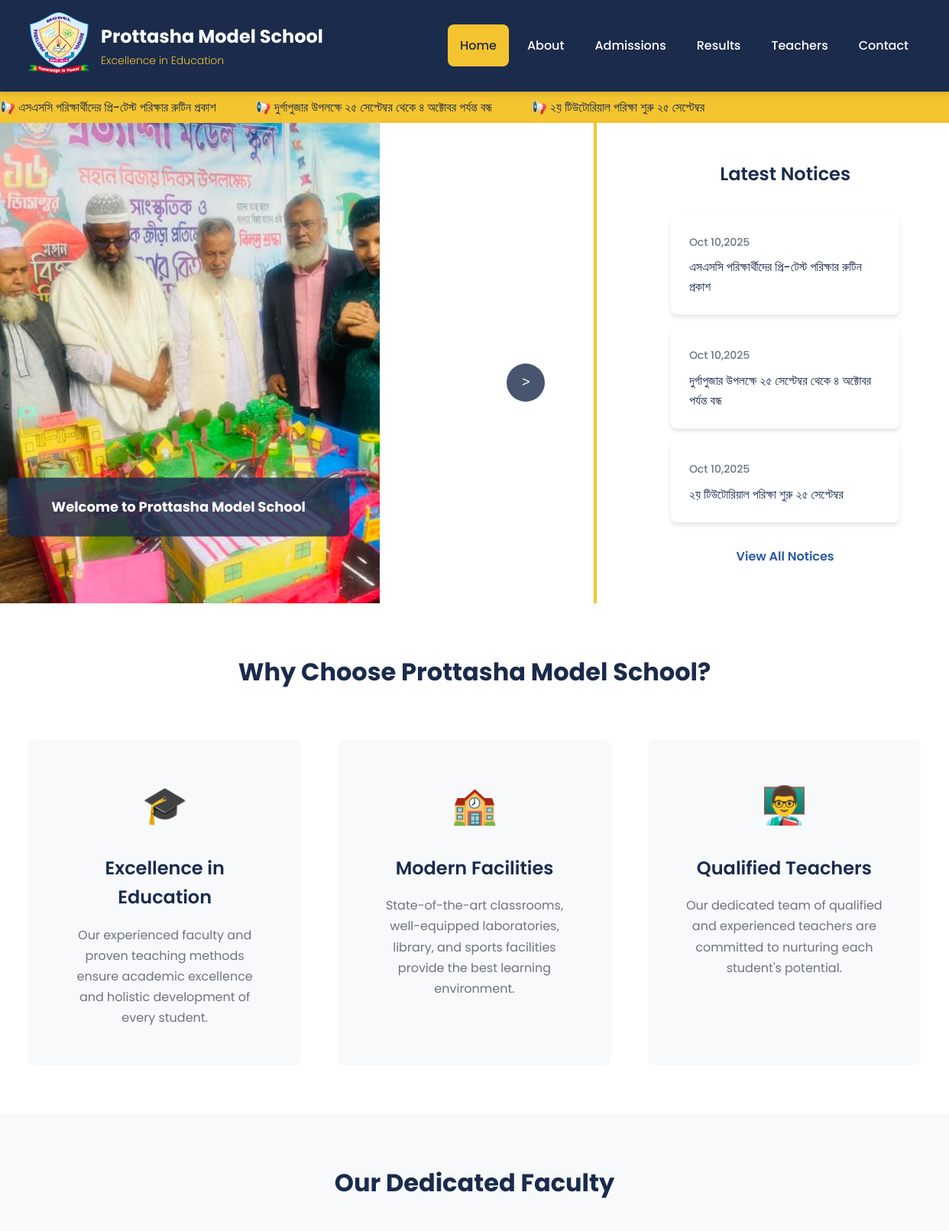
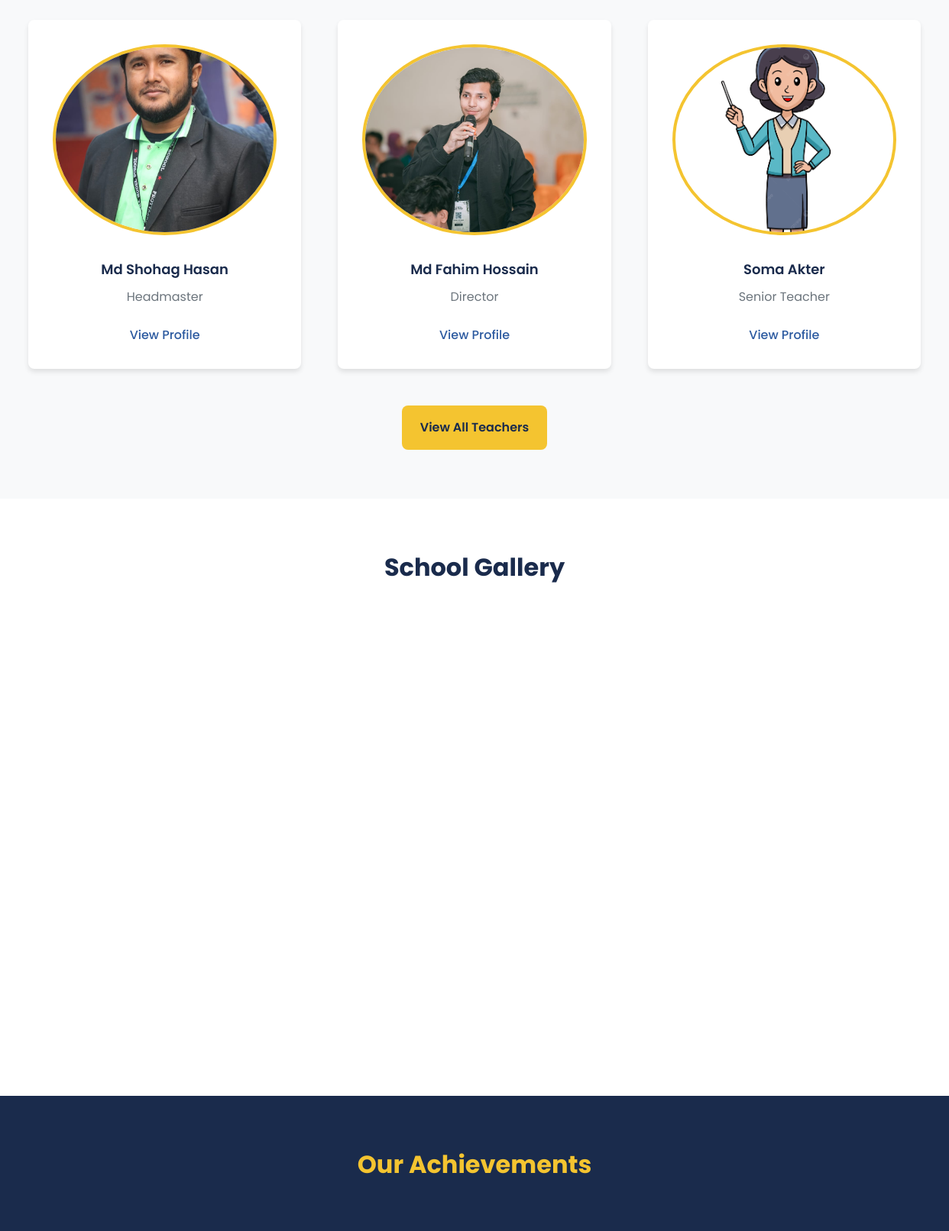
The page / (upper part) on the database its author committed (2 pictures, top to bottom).
### pweb/models.py (models this page shows, shortened)
class About(models.Model):
    STATUS_CHOICES = (
        ('draft', 'Draft'),
        ('published', 'Published'),
    )
    name = models.CharField(max_length=255)
    logo = models.ImageField(upload_to='Logo/', blank=True, null=True)
    slogan = models.CharField(max_length=255, blank=True, null=True)
    mobile_no = models.CharField(max_length=20, blank=True, null=True, help_text="Enter mobile number")
    email = models.EmailField(blank=True, null=True)
    address = models.TextField(blank=True, null=True)
    facebook = models.URLField(blank=True, null=True)
    twitter = models.URLField(blank=True, null=True)
    instragram = models.URLField(blank=True, null=True)
    longtitude = models.CharField(max_length=50, blank=True, null=True)
    latitude = models.CharField(max_length=50, blank=True, null=True)
    updated_at = models.DateTimeField(auto_now=True)
    content = models.TextField(blank=True, null=True)
    status = models.CharField(max_length=10, choices=STATUS_CHOICES, default='published')

class Notice(models.Model):
    STATUS_CHOICES = (
        ('draft', 'Draft'),
        ('published', 'Published'),
    )
    PRIORITY_CHOICES = (
        ('low', 'Low'),
        ('medium', 'Medium'),
        ('high', 'High'),
    )
    TOPIC_CHOICES = (
        ('admission', 'ADMISSION'),
        ('exam', 'EXAM'),
        ('event', 'EVENT'),
        ('holiday', 'HOLIDAY'),
        ('general', 'GENERAL'),
    )
    title = models.CharField(max_length=255)
    notice_no = models.CharField(max_length=100)
    slug = models.SlugField(unique=True, blank=True)
    content = RichTextUploadingField()
    created_at = models.DateTimeField(auto_now_add=True)
    updated_at = models.DateTimeField(auto_now=True)
    attachment = models.FileField(upload_to='attachments/', blank=True, null=True)
    status = models.CharField(max_length=10, choices=STATUS_CHOICES, default='published')
    priority = models.CharField(max_length=10, choices=PRIORITY_CHOICES, default='medium')
    topic = models.CharField(max_length=10, choices=TOPIC_CHOICES, default='general')

class Teachers(models.Model):
    STATUS_CHOICES = (
        ('draft', 'Draft'),
        ('published', 'Published'),
    )
    name = models.CharField(max_length=255)
    tslug = models.SlugField(blank=True, unique=True, null=True)
    photo = models.ImageField(upload_to='Teachers/', blank=True, null=True)
    designation = models.CharField(max_length=100, blank=True, null=True)
    email = models.EmailField(blank=True, null=True)
    phone = models.CharField(max_length=20, blank=True, null=True)
    experience = models.TextField(blank=True, null=True, help_text="Example: 5 years")
    created_at = models.DateTimeField(auto_now_add=True)
    updated_at = models.DateTimeField(auto_now=True)
    about = RichTextUploadingField(blank=True, null=True)
    education = models.TextField(blank=True, null=True, help_text="Write educational qualification as text / paragraph here")
    subject = models.CharField(max_length=100, blank=True, null=True, help_text="mathematics, science, English, Bangla, Social-science, Ict, Islam etc")
    Specialization1 = models.TextField(blank=True, null=True)
    Specialization2 = models.TextField(blank=True, null=True)
    Specialization3 = models.TextField(blank=True, null=True)
    achievements1 = models.TextField(blank=True, null=True)
    achievements2 = models.TextField(blank=True, null=True)
    achievements3 = models.TextField(blank=True, null=True)
    status = models.CharField(max_length=10, choices=STATUS_CHOICES, default='published')
    trank = models.IntegerField(default=0, help_text="Rank will determine the order of apparance, Lower the rank, higher the appparance")

class Gallary(models.Model):
    STATUS_CHOICES = (
        ('draft', 'Draft'),
        ('published', 'Published'),
    )
    title = models.CharField(max_length=255)
    image = models.ImageField(upload_to='Gallary/', blank=True, null=True)
    created_at = models.DateTimeField(auto_now_add=True)
    updated_at = models.DateTimeField(auto_now=True)
    description = models.TextField(blank=True, null=True)
    status = models.CharField(max_length=10, choices=STATUS_CHOICES, default='published')

### pweb/views.py (the view)
# urls.py: 2. Add a URL to urlpatterns:  path('', views.home, name='home')
def home(request):
    sdata = About.objects.first()
    hnotices = Notice.objects.filter().order_by('-created_at')[:5]
    teachers = Teachers.objects.all()
    gallery = Gallary.objects.filter().order_by('-created_at')[:6]
    for t in teachers:
        t.slug = slugify(t.name)  # runtime slug
    return render(request, 'home.html', {'sdata': sdata, 'hnotices': hnotices, 'teachers': teachers, 'gallery': gallery})

### templates/home.html (shortened to what this page needs)
{% extends 'base.html' %}
{% load static %}
{% block content %}
    <div class="notice-marquee">
        <div class="marquee-content">
            {% for notice in hnotices %}
            <span><a href="{% url 'notice_detail' notice.slug %}">📢 {{notice.title}}</a></span>
            {% endfor %}
        </div>
    </div>
    <main>
  <section class="hero-notice-container">
    <div class="hero-section">
      <div class="hero-slider">
        <div class="slide active">
          <img src="{% static 'images/school_fest.jpg' %}" alt="Prottasha Model School Campus">
          <div class="slide-content">
            <h2>Welcome to Prottasha Model School</h2>
          </div>
        </div>
      </div>
      <div class="slider-controls">
        <button class="prev-btn" aria-label="Previous slide">&lt;</button>
        <button class="next-btn" aria-label="Next slide">&gt;</button>
      </div>
      <div class="slider-dots">
      </div>
    </div>
    <div class="notice-section">
      <div class="container">
        <div class="notice-content">
          <h3>Latest Notices</h3>
          <div class="notice-list">
            {% for notice in hnotices %}
            <article class="notice-item">
              <time datetime="{{notice.created_at|date:'M d,Y'}}">{{notice.created_at|date:'M d,Y'}}</time>
              <h4><a href="{% url 'notice_detail' notice.slug %}">{{notice.title}}</a></h4>
            </article>
            {% endfor %}
          </div>
          <a href="{% url 'notices' %}" class="view-all-link">View All Notices</a>
        </div>
      </div>
    </div>
  </section>
        <section class="why-prottasha">
            <div class="container">
                <h2>Why Choose Prottasha Model School?</h2>
                <div class="features-grid">
                    <div class="feature-card">
                        <div class="feature-icon">🎓</div>
                        <h3>Excellence in Education</h3>
                        <p>Our experienced faculty and proven teaching methods ensure academic excellence and holistic development of every student.</p>
                    </div>
                    <div class="feature-card">
                        <div class="feature-icon">🏫</div>
                        <h3>Modern Facilities</h3>
                        <p>State-of-the-art classrooms, well-equipped laboratories, library, and sports facilities provide the best learning environment.</p>
                    </div>
                    <div class="feature-card">
                        <div class="feature-icon">👨‍🏫</div>
                        <h3>Qualified Teachers</h3>
                        <p>Our dedicated team of qualified and experienced teachers are committed to nurturing each student's potential.</p>
                    </div>
                </div>
            </div>
        </section>
        <section class="teachers-panel">
            <div class="container">
                <h2>Our Dedicated Faculty</h2>
                <div class="teachers-grid">
                    {% for teacher in teachers %}
                    <div class="teacher-card">
                        {% if teacher.photo %}
                        <img src="{{ teacher.photo.url }}" alt="{{teacher.name}}">
                        {% else %}
                        <img src="/placeholder.svg?height=200&width=200" alt="{{teacher.name}}">
                        {% endif %}
                        <h3>{{teacher.name}}</h3>
                        <p>{{teacher.designation}}</p>
                        <a href="{% url 'teacher_detail' teacher.tslug %}" class="teacher-link">View Profile</a>
                    </div>
                    {% endfor %}
                </div>
                <div class="teachers-cta">
                    <a href="{% url 'teachers' %}" class="cta-button">View All Teachers</a>
                </div>
            </div>
        </section>
        <section class="gallery-section">
            <div class="container">
                <h2>School Gallery</h2>
                <div class="gallery-grid">
                    {% for g in gallery %}
                    <div class="gallery-item">
                        {% if g.image %}
                        <img src="{{ g.image.url }}" alt="{{ g.title }}">
                        {% else %}
                        <img src="/placeholder.svg?height=200&width=200" alt="{{ g.title }}">
                        {% endif %}
                    </div>
                    {% endfor %}
                </div>
            </div>
        </section>
        <section class="achievements">
            <div class="container">
                <h2>Our Achievements</h2>
            </div>
        </section>
    </main>
{% endblock %}

### templates/base.html (shortened to what this page needs)
{% load static %}
<!DOCTYPE html>
<html lang="en">
<head>
    <link rel="stylesheet" href="{% static 'css/styles.css' %}">
</head>
<body>
    <header class="header">
        <div class="container">
            <div class="header-content">
                <div class="headerleft">
                <div class="logo">
                    <img src="{{sdata.logo.url}}" alt="Prottasha Model School Logo">
                </div>
                <div class="school-name">
                    <h1>Prottasha Model School</h1>
                    <p>Excellence in Education</p>
                </div>
                </div>
                 <nav class="nav">
                <ul class="nav-list">
                    <li><a href="{% url 'home' %}" class="nav-link {% if request.resolver_match.url_name == 'home' %}active{% endif %}">Home</a></li>
                    <li><a href="{% url 'about' %}" class="nav-link {% if request.resolver_match.url_name == 'about' %}active{% endif %}">About</a></li>
                    <li><a href="{% url 'admission' %}" class="nav-link {% if request.resolver_match.url_name == 'admission' %}active{% endif %}">Admissions</a></li>
                    <li><a href="{% url 'results' %}" class="nav-link {% if request.resolver_match.url_name == 'results' %}active{% endif %}">Results</a></li>
                    <li><a href="{% url 'teachers' %}" class="nav-link {% if request.resolver_match.url_name == 'teachers' %}active{% endif %}">Teachers</a></li>
                    <li><a href="{% url 'contact' %}" class="nav-link {% if request.resolver_match.url_name == 'contact' %}active{% endif %}">Contact</a></li>
                </ul>
                </nav>
            </div>
        </div>
    </header>
{% block content %}
{% endblock %}
</body>
</html>

### rows shown on the page
About: logo (picture)
Notice: title "এসএসসি পরিক্ষার্থীদের প্রি-টেস্ট পরিক্ষার রুটিন প্রকাশ", created_at "Oct 10,2025"
Notice: title "দুর্গাপুজার উপলক্ষে ২৫ সেপ্টেম্বর থেকে ৪ অক্টোবর পর্যন্ত বন্ধ", created_at "Oct 10,2025"
Notice: title "২য় টিউটোরিয়াল পরিক্ষা শুরু ২৫ সেপ্টেম্বর", created_at "Oct 10,2025"
Teachers: photo (picture), name "Md Shohag Hasan", designation "Headmaster"
Teachers: photo (picture), name "Md Fahim Hossain", designation "Director"
Teachers: photo (picture), name "Soma Akter", designation "Senior Teacher"
Gallary: image (picture)
Gallary: image (picture)
Gallary: image (picture)
Gallary: image (picture)
Gallary: image (picture)
Gallary: image (picture)
